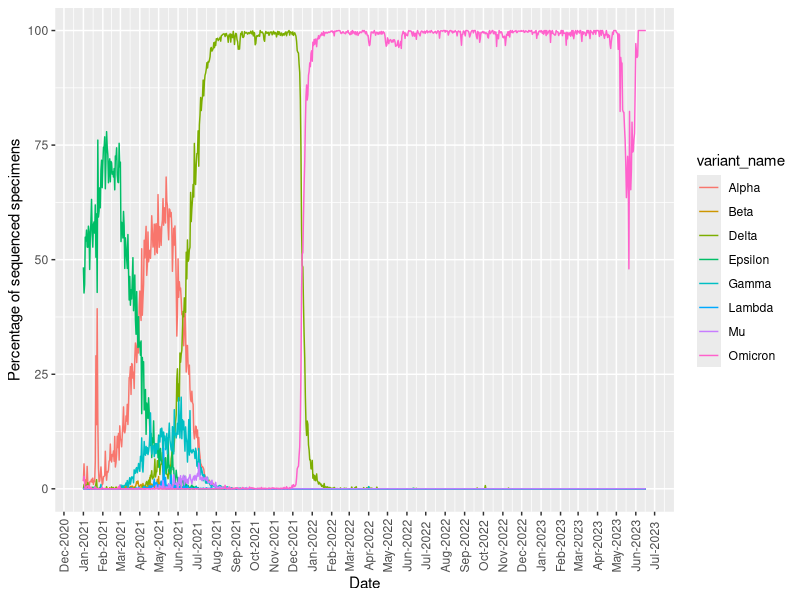

Here is the R script that generated this plot:
## ---- chunk 1
1 + 1
## ---- chunk 2
covid <-read.csv(file = 'covid19_variants.csv')

date = covid[1]
test_date = date[1:8980,]
date_obj = as.Date(test_date)
variant = covid[4]
percentage = covid[6]

df <- data.frame(date = date_obj, values = percentage, variants = variant)
df
## ---- chunk 3
library(lubridate)
library(tidyverse)

final <- df %>%
  group_by(month = lubridate::floor_date(date, "month"),variant_name) %>%
  summarize(summary_variable = mean(percentage))
## ---- chunk 4
df2 <- df[- grep("Other", df$variant_name),]
df3 <- df2[- grep("Total", df2$variant_name),]
## ---- chunk 5
percentage_plot <- ggplot(df3,aes(x = date, y = percentage))

percentage_plot + geom_line(aes(color = variant_name)) + theme(axis.text.x = element_text(angle = 90, vjust = 0.5)) + scale_x_date(date_breaks = "1 month",date_labels = "%b-%Y") +
  labs(x= "Date", y= "Percentage of sequenced specimens")
